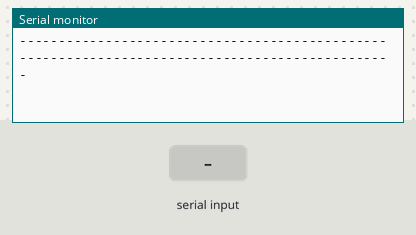
This sketch was run on a simulated Arduino Uno, built with avr-gcc and run on an emulated ATmega328P. Parts: the last lines printed to the serial monitor. The test bench sets the inputs (shaded band).

Above: at 1.2 s.
1.3 s: ",\n" received over Serial
At 2.3 s:
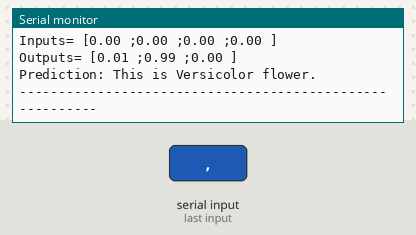
2.8 s: "90,45\n" received over Serial
At 3.5 s:
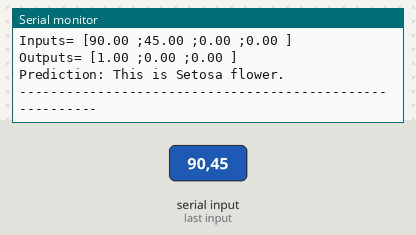

Measured:
- after the input at 1.3 s, the serial monitor: prints a new line at once (image 1)
- after the input at 2.8 s, the serial monitor: prints a new line at once (image 2)

The sketch:

IRISClassifier.ino
```cpp
// (licence header left out)
#include "math.h"

void TanSig(float *iVal, float *oVal, uint8_t dim)
{
	for (uint8_t i = 0; i < dim; i++)
	{
		oVal[i] = 2 / (1 + exp(-2 * iVal[i])) - 1;
	}
}

void SoftMax(float *iVal, float *oVal, int dim)
{
	float softmaxWeight = 0;
	uint8_t i;
	for (i = 0; i<dim; i++){
			softmaxWeight = softmaxWeight + exp(iVal[i]);
	}
	for (i = 0; i<dim; i++){
			oVal[i] = exp(iVal[i]) / softmaxWeight;
	}
}
class ANN
{
	float nInput[4],nOutput[3];

float IW[4][4] ={{0.23,1.29,-3.26,-3.04},{0.77,0.62,0.73,2.57},{0.07,-1.17,1.38,1.10},{0.20,1.19,-1.68,-1.57}};
float LW[3][4]={{1.94,-0.76,-2.70,4.33},{2.46,-1.11,1.06,-1.81},{-4.37,2.74,1.35,-2.73}};
float Ib[4] ={1.70,-1.64,0.39,-0.48};
float Lb[3] = {-0.25,0.69,-0.92};
float yminInput=-1.00;
float ymaxInput=1.00;
float xminInput[4]={4.30,2.00,1.00,0.10};
float xmaxInput[4]={7.90,4.40,6.90,2.40};

float yminOutput=0.00;
float ymaxOutput=1.00;
float xminOutput[3]={0.00,0.00,0.00};
float xmaxOutput[3]={1.00,1.00,1.00};

public:
	ANN(){ ;};
	~ANN(){;};
	uint8_t		Predict(float *ip,float *op);
	float  GetOutput(uint8_t indexVal){ return nOutput[indexVal]; }
};
uint8_t ANN::Predict(float *ip,float *op)
{
	uint8_t i, j;
	float a1[4];
	float n1[4];
	float n2[3];
  for (i = 0; i<4; i++) {
		nInput[i] = (ip[i] - xminInput[i])*(ymaxInput - yminInput) / (xmaxInput[i] - xminInput[i]) + yminInput;
	}
   for (i = 0; i<4; i++){
		n1[i] = 0;
		for (j = 0; j<4; j++) {
			n1[i] = n1[i] + IW[i][j] * nInput[j];
		}
		n1[i] = n1[i] + Ib[i];
	}
	TanSig(n1, a1, 4);

   for (i = 0; i<3; i++){
		n2[i] = 0;
		for (j = 0; j<4; j++) {
			n2[i] = n2[i] + LW[i][j] * a1[j];
		}
		n2[i] = n2[i] + Lb[i];
	}
	SoftMax(n2, nOutput, 3);
  for (i = 0; i<3; i++) {
		 nOutput[i] = (nOutput[i] - yminOutput)*(xmaxOutput[i] - xminOutput[i]) / (ymaxOutput - yminOutput) + xminOutput[i];
   op[i]=nOutput[i] ;
	}
return 0;
}
/*===================== YOUR PROGRAM STARTS FROM THIS LINE ==============================*/
/* Following Arduino codes demonstrate IRIS flower classification (https://en.wikipedia.org/wiki/Iris_flower_data_set).
 * Please modify these codes to suit your actual application. */

ANN myNeuralNetwork;
float Input[4];
float Output[3];
String inString[4] = {""};
uint8_t myIndex=0;

//Example: Output= [1 0 0] --> ClassifiedLabel=1, Output=[0 1 0] -> --> ClassifiedLabel=2
uint8_t OutputMapping(float* op, float threshold){
  uint8_t sumOfOutput=0;
  uint8_t ClassifiedLabel;  // from 1 to n for class 1 to class n
  uint8_t mapOutput[3];
  for(uint8_t i=0;i<3;i++){
    if(op[i]<1-threshold){
      mapOutput[i]=0;
    }
    else {
      mapOutput[i]=1;
      ClassifiedLabel=i+1;
    }
    sumOfOutput =sumOfOutput+mapOutput[i];
  }
  if(sumOfOutput==1){// Correct prediction
    return ClassifiedLabel;
  }
  else{ // Fail to give correct prediction
    return 0;
  }
}
void DisplayInputOutput(float *ip,float *op){
         Serial.print("Inputs= [");
         for(uint8_t i=0;i<4;i++){
            Serial.print(ip[i]);
            if(i==4-1){
              Serial.println(" ]");
            }
            else{
              Serial.print(" ;");
            }
         }
         Serial.print("Outputs= [");
          for(uint8_t i=0;i<3;i++){
            Serial.print(op[i]);
            if(i==3-1){
              Serial.println(" ]");
            }
            else{
              Serial.print(" ;");
            }
         }
}

// Please provide correct description depending on your application labels. This example demonstrates the IRIS flower classification.
void ExplainResult(float *op,float threshold){
         uint8_t label=OutputMapping(op,threshold);
         switch(label){
            case 1:  Serial.println(F("Prediction: This is Setosa flower."));break;
            case 2:  Serial.println(F("Prediction: This is Versicolor flower."));break;
            case 3:  Serial.println(F("Prediction: This is Virginica flower.")); break;
            default: Serial.println(F("Prediction: Failed to give prediction!!!"));break;
         }
         Serial.println(F("---------------------------------------------------------"));
}

void setup() {
  Serial.begin(115200);  // USB does not require BAUD
  while (!Serial)
  {
    delay(100);
  }
   Serial.println(F("Welcome to ANNHub API for Arduino by ANS Center (https://www.anscenter.com)."));
   Serial.println(F("Please enter inputs with comma seperation."));
   Serial.println(F("For example, four inputs in IRIS flower classification will have the format as  5.8,2.8,5.1,2.4."));;
   Serial.println(F("-----------------------------------------------------------------------------------------------"));
}

void loop() {
  while (Serial.available() > 0) {
      char inChar = (char)Serial.read();
        if(myIndex<4){
           inString[myIndex]+=(char)inChar;
        }
        if (inChar == ',')myIndex=myIndex+1;

      if (inChar == '\n') {
         myIndex =0;
         // You should modify this text to match your application
         Serial.println(F("IRIS flower classification"));
         for(uint8_t i=0;i<4;i++){
            Input[i]=(float)inString[i].toFloat();
            inString[i] = "";
         }
         myNeuralNetwork.Predict(Input,Output);
         DisplayInputOutput(Input,Output);
         ExplainResult(Output,0.3); // Please change threshold to suit your need. Please also comment out this function if your application is regression type.
      }
    }
}
```
